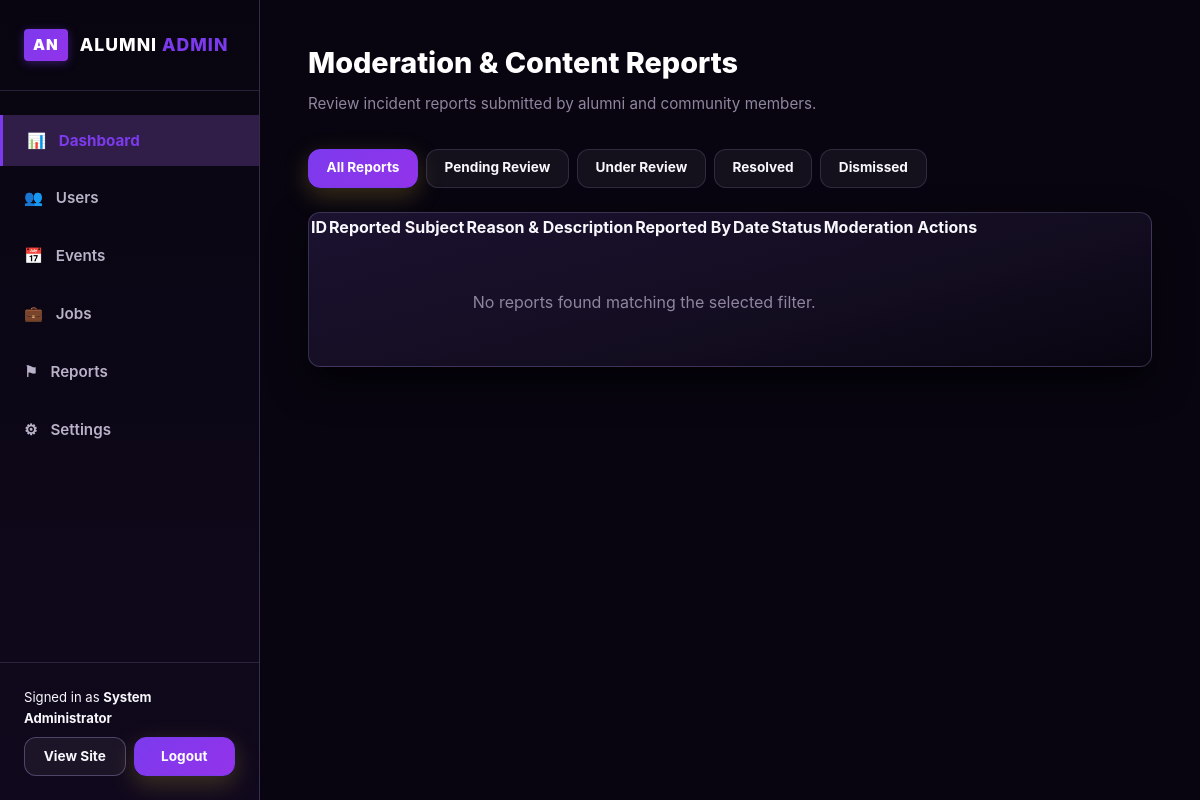
The app's page /admin/reports.php (signed in), older data.
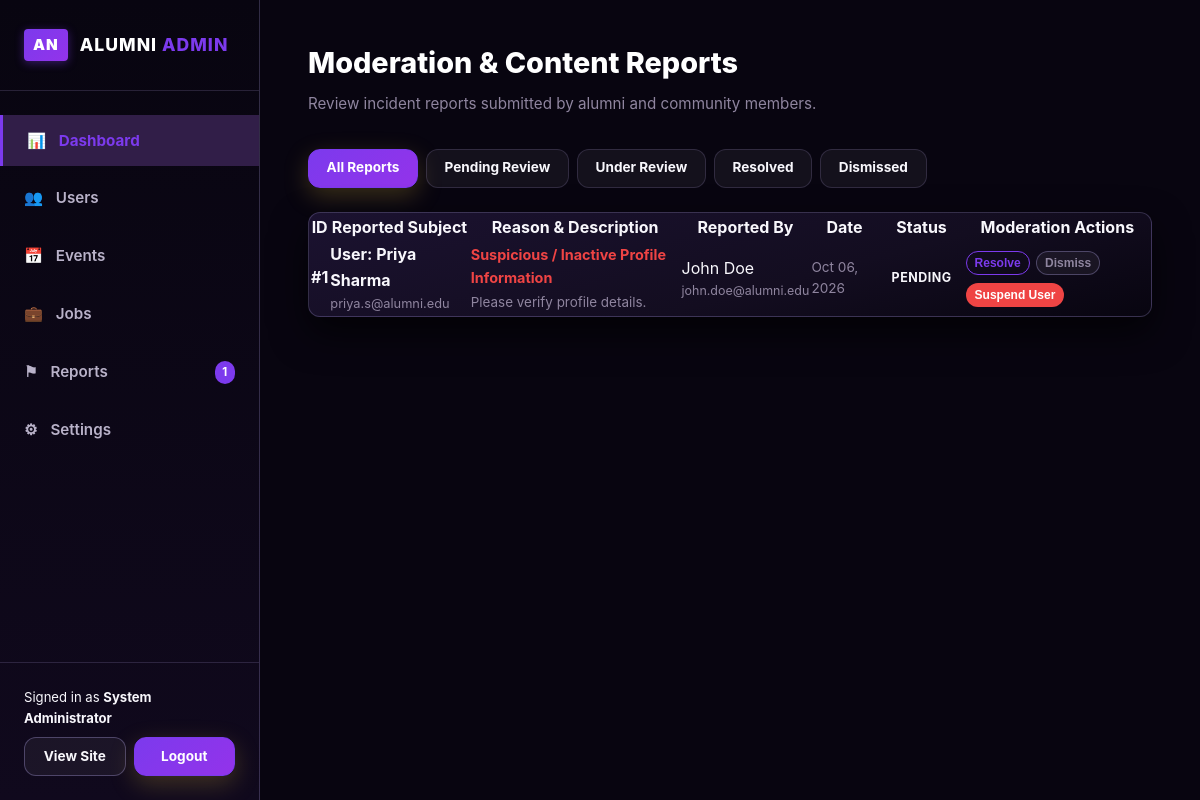
The same page, newer data.
### tables this page shows
CREATE TABLE IF NOT EXISTS reports (
    id INT AUTO_INCREMENT PRIMARY KEY,
    reporter_id INT NOT NULL,
    reported_user_id INT NULL,
    event_id INT NULL,
    job_id INT NULL,
    message_id INT NULL,
    reason VARCHAR(150) NOT NULL,
    description TEXT NULL,
    status ENUM('pending', 'reviewed', 'resolved', 'dismissed') NOT NULL DEFAULT 'pending',
    created_at TIMESTAMP DEFAULT CURRENT_TIMESTAMP,
    FOREIGN KEY (reporter_id) REFERENCES users(id) ON DELETE CASCADE,
    FOREIGN KEY (reported_user_id) REFERENCES users(id) ON DELETE CASCADE,
    FOREIGN KEY (event_id) REFERENCES events(id) ON DELETE CASCADE,
    FOREIGN KEY (job_id) REFERENCES jobs(id) ON DELETE CASCADE,
    FOREIGN KEY (message_id) REFERENCES messages(id) ON DELETE CASCADE
);

CREATE TABLE IF NOT EXISTS users (
    id INT AUTO_INCREMENT PRIMARY KEY,
    username VARCHAR(50) NOT NULL UNIQUE,
    first_name VARCHAR(50) NOT NULL,
    last_name VARCHAR(50) NOT NULL,
    email VARCHAR(100) NOT NULL UNIQUE,
    password VARCHAR(255) NOT NULL,
    role ENUM('alumni', 'admin') NOT NULL DEFAULT 'alumni',
    status ENUM('active', 'suspended') NOT NULL DEFAULT 'active',
    created_at TIMESTAMP DEFAULT CURRENT_TIMESTAMP
);

### config/db.php (called while the page is built, shortened)
<?php
$db_host = '127.0.0.1';
$db_name = 'alumni_network';
$db_user = 'root';
$db_pass = '';
try {
    $db_connected = true;
} catch (PDOException $e) {
    try {
        $root_pdo = new PDO("mysql:host={$db_host};charset=utf8mb4", $db_user, $db_pass);
        $root_pdo->exec("CREATE DATABASE IF NOT EXISTS `{$db_name}` CHARACTER SET utf8mb4 COLLATE utf8mb4_unicode_ci");
        $pdo = new PDO("mysql:host={$db_host};dbname={$db_name};charset=utf8mb4", $db_user, $db_pass, [
            PDO::ATTR_ERRMODE => PDO::ERRMODE_EXCEPTION,
            PDO::ATTR_DEFAULT_FETCH_MODE => PDO::FETCH_ASSOC
        ]);
        $schemaPath = __DIR__ . '/../database/schema.sql';
        if (file_exists($schemaPath)) {
            $sql = file_get_contents($schemaPath);
            $pdo->exec($sql);
        }
        $db_connected = true;
    } catch (Exception $sub_ex) {
        $db_connected = false;
    }
}

### admin/reports.php (the view, shortened to what the rows shown need)
<?php
require_once __DIR__ . '/../config/db.php';
require_once __DIR__ . '/../includes/functions.php';
$reports = [];
if ($db_connected && $pdo) {
    try {
        $sql = "
            SELECT r.*,
                   CONCAT(u_rep.first_name, ' ', u_rep.last_name) AS reporter_name,
                   u_rep.email AS reporter_email,
                   CONCAT(u_tgt.first_name, ' ', u_tgt.last_name) AS reported_user_name,
                   u_tgt.email AS reported_user_email,
                   u_tgt.status AS reported_user_status,
                   e.title AS event_title,
                   j.title AS job_title
            FROM reports r
            LEFT JOIN users u_rep ON r.reporter_id = u_rep.id
            LEFT JOIN users u_tgt ON r.reported_user_id = u_tgt.id
            LEFT JOIN events e ON r.event_id = e.id
            LEFT JOIN jobs j ON r.job_id = j.id
        ";
        $params = [];
        $sql .= " ORDER BY r.created_at DESC";
        $stmt = $pdo->prepare($sql);
        $stmt->execute($params);
        $reports = $stmt->fetchAll();
    } catch (Exception $e) {
        $reports = [];
    }
}
?>
<!DOCTYPE html>
<html lang="en">
<head>
    <link rel="stylesheet" href="../assets/css/style.css">
</head>
<body style="background: var(--bg-color);">
    <div style="display: flex; min-height: 100vh;">
        <main style="flex: 1; padding: 2.5rem 3rem; overflow-y: auto;">
            <div style="display: flex; justify-content: space-between; align-items: center; margin-bottom: 2rem; flex-wrap: wrap; gap: 1rem;">
                <div>
                    <h1 style="color: var(--text-light); font-size: 1.8rem; font-weight: 800; margin: 0 0 0.4rem 0;">
                        Moderation & Content Reports
                    </h1>
                </div>
            </div>
            <div class="card" style="padding: 0; overflow-x: auto;">
                <table class="table" style="margin: 0;">
                    <thead>
                        <tr>
                            <th>ID</th>
                            <th>Reported Subject</th>
                            <th>Reason & Description</th>
                            <th>Reported By</th>
                            <th>Date</th>
                            <th>Status</th>
                            <th>Moderation Actions</th>
                        </tr>
                    </thead>
                    <tbody>
                        <?php if (empty($reports)): ?>
                            <tr>
                                <td colspan="7" style="text-align: center; padding: 3rem; color: var(--text-muted);">
                                    No reports found matching the selected filter.
                                </td>
                            </tr>
                        <?php else: ?>
                            <?php foreach ($reports as $r): ?>
                                <tr>
                                    <td><strong>#<?php echo $r['id']; ?></strong></td>
                                    <td>
                                        <?php if (!empty($r['reported_user_name'])): ?>
                                            <div>
                                                <strong>User: <?php echo htmlspecialchars($r['reported_user_name']); ?></strong>
                                                <div style="font-size: 0.8rem; color: var(--text-muted);"><?php echo htmlspecialchars($r['reported_user_email']); ?></div>
                                            </div>
                                        <?php elseif (!empty($r['event_title'])): ?>
                                            <div><strong>Event:</strong> <?php echo htmlspecialchars($r['event_title']); ?></div>
                                        <?php elseif (!empty($r['job_title'])): ?>
                                            <div><strong>Job:</strong> <?php echo htmlspecialchars($r['job_title']); ?></div>
                                        <?php elseif (!empty($r['message_id'])): ?>
                                            <div><strong>Direct Message #<?php echo $r['message_id']; ?></strong></div>
                                        <?php else: ?>
                                            <span style="color: var(--text-muted);">General Platform Item</span>
                                        <?php endif; ?>
                                    </td>
                                    <td style="max-width: 280px;">
                                        <div style="font-weight: 700; color: var(--danger-color); font-size: 0.9rem;">
                                            <?php echo htmlspecialchars($r['reason']); ?>
                                        </div>
                                        <?php if (!empty($r['description'])): ?>
                                            <div style="font-size: 0.84rem; color: var(--text-muted); margin-top: 0.2rem;">
                                                <?php echo htmlspecialchars($r['description']); ?>
                                            </div>
                                        <?php endif; ?>
                                    </td>
                                    <td>
                                        <div><?php echo htmlspecialchars($r['reporter_name'] ?? 'Alumnus'); ?></div>
                                        <div style="font-size: 0.78rem; color: var(--text-muted);"><?php echo htmlspecialchars($r['reporter_email'] ?? ''); ?></div>
                                    </td>
                                    <td style="font-size: 0.85rem; color: var(--text-muted);">
                                        <?php echo date('M d, Y', strtotime($r['created_at'])); ?>
                                    </td>
                                    <td>
                                        <?php if ($r['status'] === 'pending'): ?>
                                            <span class="badge badge-warning">Pending</span>
                                        <?php elseif ($r['status'] === 'reviewed'): ?>
                                            <span class="badge" style="background: var(--info-bg); color: var(--info-color);">Reviewed</span>
                                        <?php elseif ($r['status'] === 'resolved'): ?>
                                            <span class="badge badge-success">Resolved</span>
                                        <?php else: ?>
                                            <span class="badge badge-secondary">Dismissed</span>
                                        <?php endif; ?>
                                    </td>
                                    <td>
                                        <div style="display: flex; gap: 0.4rem; flex-wrap: wrap;">
                                            <?php if ($r['status'] !== 'resolved'): ?>
                                                <form method="POST" action="reports.php" style="display: inline;">
                                                    <button type="submit" class="btn btn-outline-gold btn-sm" style="font-size: 0.75rem; padding: 0.25rem 0.5rem;" title="Mark Resolved">
                                                        Resolve
                                                    </button>
                                                </form>
                                            <?php endif; ?>
                                            <?php if ($r['status'] === 'pending'): ?>
                                                <form method="POST" action="reports.php" style="display: inline;">
                                                    <button type="submit" class="btn btn-outline-light btn-sm" style="font-size: 0.75rem; padding: 0.25rem 0.5rem; color: var(--text-muted);" title="Dismiss Report">
                                                        Dismiss
                                                    </button>
                                                </form>
                                            <?php endif; ?>
                                            <?php if (!empty($r['reported_user_id']) && ($r['reported_user_status'] ?? '') !== 'suspended'): ?>
                                                <form method="POST" action="reports.php" style="display: inline;" onsubmit="return confirm('Are you sure you want to suspend this user account?');">
                                                    <button type="submit" class="btn btn-sm" style="background: var(--danger-color); color: #fff; font-size: 0.75rem; padding: 0.25rem 0.5rem;">
                                                        Suspend User
                                                    </button>
                                                </form>
                                            <?php endif; ?>
                                        </div>
                                    </td>
                                </tr>
                            <?php endforeach; ?>
                        <?php endif; ?>
                    </tbody>
                </table>
            </div>
        </main>
    </div>
</body>
</html>

Row changes from the older to the newer data that the page shows:
added reports: id "1", reported_user_name "Priya Sharma", reported_user.email "priya.s@alumni.edu", reason "Suspicious / Inactive Profile Information", description "Please verify profile details.", reporter_name "John Doe", reporter.email "john.doe@alumni.edu", created_at "Oct 06, 2026", status "PENDING"
Text that changed along with them:
$pendingRepCount: (not shown) → "1"
text no longer shown: "No reports found matching the selected filter."
